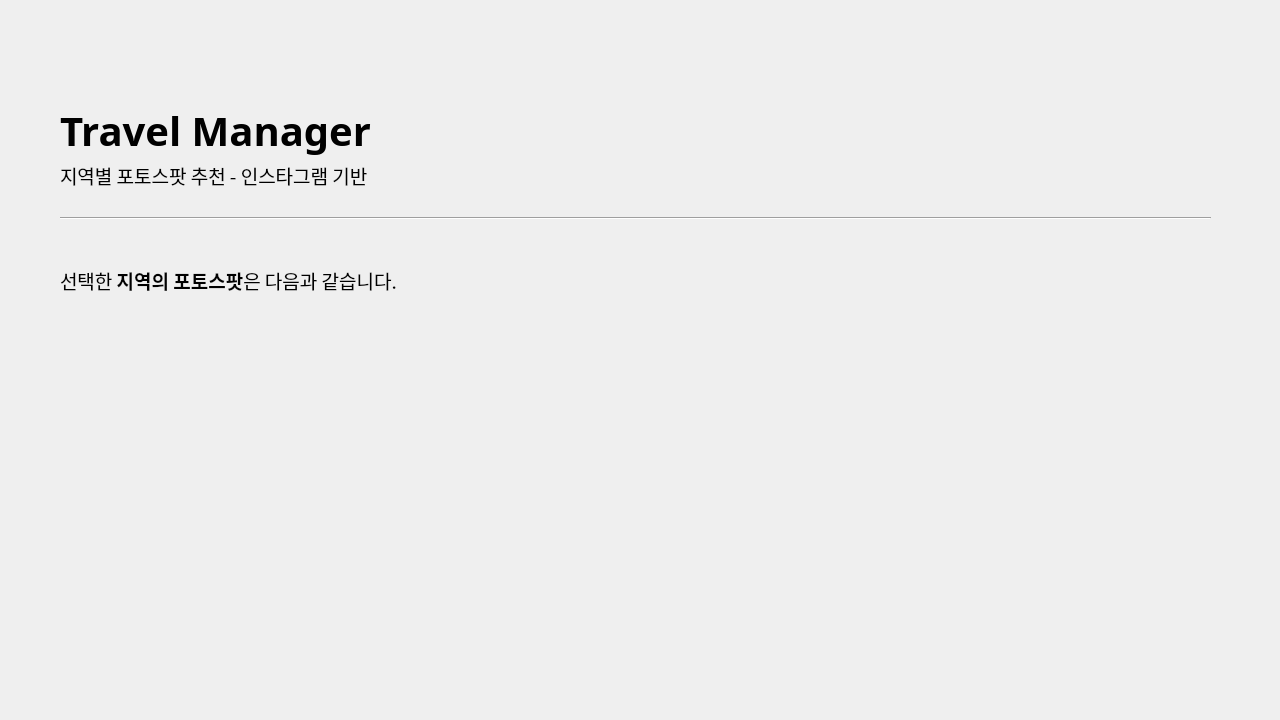
<?xml version="1.0" encoding="UTF-8"?>
<ui version="4.0">
 <class>TravelManger</class>
 <widget class="QDialog" name="TravelManger">
  <property name="geometry">
   <rect>
    <x>0</x>
    <y>0</y>
    <width>1280</width>
    <height>720</height>
   </rect>
  </property>
  <property name="windowTitle">
   <string>TravelManger</string>
  </property>
  <widget class="QLabel" name="Title">
   <property name="geometry">
    <rect>
     <x>60</x>
     <y>90</y>
     <width>381</width>
     <height>81</height>
    </rect>
   </property>
   <property name="font">
    <font>
     <family>나눔스퀘어 ExtraBold</family>
     <pointsize>30</pointsize>
     <weight>75</weight>
     <bold>true</bold>
    </font>
   </property>
   <property name="text">
    <string>Travel Manager</string>
   </property>
  </widget>
  <widget class="QLabel" name="Title2">
   <property name="geometry">
    <rect>
     <x>60</x>
     <y>160</y>
     <width>421</width>
     <height>31</height>
    </rect>
   </property>
   <property name="font">
    <font>
     <family>나눔스퀘어</family>
     <pointsize>14</pointsize>
     <weight>50</weight>
     <bold>false</bold>
    </font>
   </property>
   <property name="text">
    <string>지역별 포토스팟 추천 - 인스타그램 기반</string>
   </property>
  </widget>
  <widget class="Line" name="line_2">
   <property name="geometry">
    <rect>
     <x>60</x>
     <y>210</y>
     <width>1151</width>
     <height>16</height>
    </rect>
   </property>
   <property name="orientation">
    <enum>Qt::Horizontal</enum>
   </property>
  </widget>
  <widget class="QLabel" name="Title2_6">
   <property name="geometry">
    <rect>
     <x>60</x>
     <y>260</y>
     <width>681</width>
     <height>41</height>
    </rect>
   </property>
   <property name="font">
    <font>
     <family>나눔스퀘어</family>
     <pointsize>11</pointsize>
     <weight>50</weight>
     <bold>false</bold>
    </font>
   </property>
   <property name="text">
    <string>&lt;html&gt;&lt;head/&gt;&lt;body&gt;&lt;p&gt;&lt;span style=&quot; font-size:14pt;&quot;&gt;선택한 &lt;/span&gt;&lt;span style=&quot; font-size:14pt; font-weight:600;&quot;&gt;지역의 포토스팟&lt;/span&gt;&lt;span style=&quot; font-size:14pt;&quot;&gt;은 다음과 같습니다.&lt;/span&gt;&lt;/p&gt;&lt;/body&gt;&lt;/html&gt;</string>
   </property>
  </widget>
  <widget class="QLabel" name="print">
   <property name="geometry">
    <rect>
     <x>60</x>
     <y>320</y>
     <width>1031</width>
     <height>201</height>
    </rect>
   </property>
   <property name="font">
    <font>
     <family>나눔스퀘어</family>
     <pointsize>10</pointsize>
     <weight>50</weight>
     <bold>false</bold>
    </font>
   </property>
   <property name="text">
    <string>&lt;html&gt;&lt;head/&gt;&lt;body&gt;&lt;p&gt;&lt;br/&gt;&lt;/p&gt;&lt;/body&gt;&lt;/html&gt;</string>
   </property>
  </widget>
 </widget>
 <resources/>
 <connections/>
</ui>
